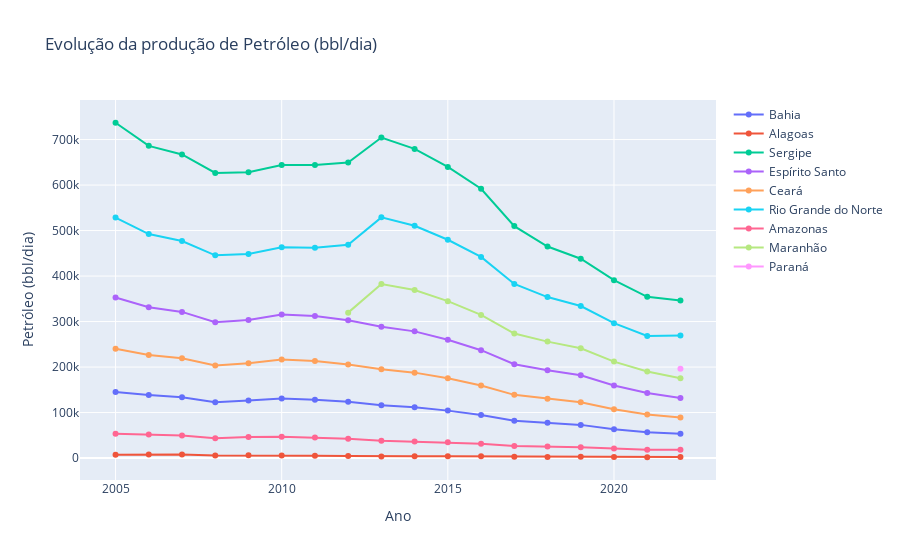

Notebook code cell kept with this figure:
### Code cell
estados = dataset["Estado"].unique()
variavel = 'Petróleo (bbl/dia)'
plot_mult_line(dataset_estados, estados, variavel)

estados = dataset["Estado"].unique()
variavel = 'Gás Natural (Mm³/dia)'
#plot_mult_line(dataset_estados, estados, variavel)
